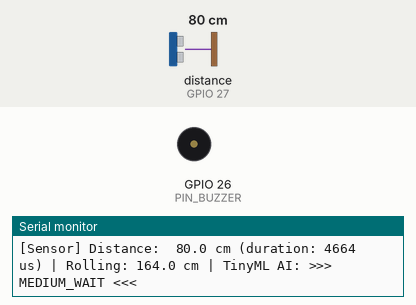
Recording of a sketch running on a simulated ESP32. Parts: buzzer (waves = sounding, pin HIGH), the last lines printed to the serial monitor. Wiring (inferred from the names in the program): ultrasonic range finder: trigger GPIO 14; echo GPIO 27. The inputs (shaded band) are chosen by the test bench; at power-on: distance to the obstacle (sensor on GPIO 27) 80 cm. The echo pulse lasts 58.3 µs per cm; pins used as bus, display or sensor lines are not drawn.

Above: at 1.9 s.
2.0 s: distance to the obstacle (sensor on GPIO 27) set to 13 cm
5.5 s: distance to the obstacle (sensor on GPIO 27) set to 10 cm
At 6.07 s:
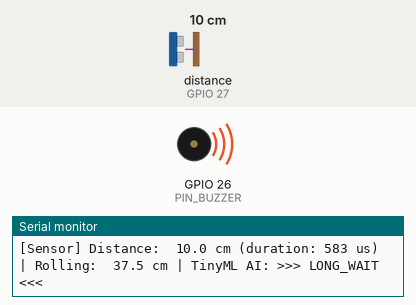
9.6 s: distance to the obstacle (sensor on GPIO 27) set to 18 cm
At 10.7 s:
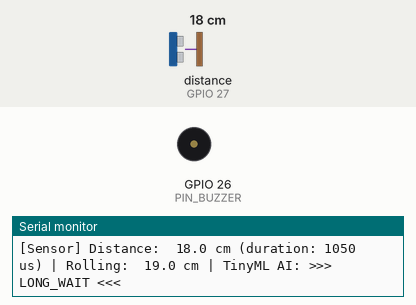
Timing chart, 0 to 12.6 s (numbered marks = the images above; inputs shaded):
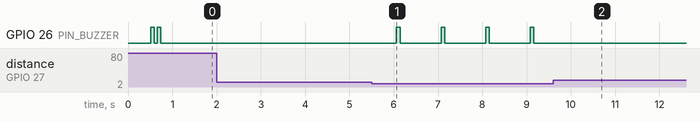

Measured:
- the behaviour switches between 12 and 11 cm on distance to the obstacle (sensor on GPIO 27) (found by bisection; images 0 and 1)
- after the input at 5.5 s, GPIO 26 (PIN_BUZZER): alternates HIGH for 0.08 s and LOW for 0.93 s, starting after 0.56 s
- after the input at 9.6 s, GPIO 26 (PIN_BUZZER): stops changing and stays LOW

The sketch:

esp32_sensor_node.ino
```cpp
/*
 ==============================================================================
 Project #190: AI-Powered Queue & Toll Enforcement Node
 Microcontroller: ESP32 DevKit V1 + HC-SR04 Ultrasonic Distance Sensor
 Feature: Embedded Edge AI (TinyML) on-chip Queue State Classification

 ALL CONNECTIONS ON THE LEFT SIDE OF ESP32:
  ESP32 V5 (5V)    --------> HC-SR04 VCC (5V)
  ESP32 GND        --------> HC-SR04 GND
  ESP32 G14        --------> HC-SR04 TRIG (GPIO 14 Output)
  ESP32 G27        --------> Voltage Divider Center (GPIO 27 Input: Safe ~3.3V)
 ==============================================================================
*/

#include <WiFi.h>
#include <HTTPClient.h>
#include "queue_tinyml_model.h"

// Set to true only when real Wi-Fi credentials are provided
// (Disabling prevents radio power spikes and reboots on USB power)
const bool ENABLE_WIFI = false;
const char* WIFI_SSID     = "YOUR_WIFI_SSID";
const char* WIFI_PASSWORD = "YOUR_WIFI_PASSWORD";
const char* WEBHOOK_URL   = "https://script.google.com/macros/s/YOUR_SCRIPT_ID/exec";

// HC-SR04 Pin Assignments: Verified Row 23 = G14 (TRIG), Row 22 = G27 (ECHO)
const int PIN_TRIG   = 14;
const int PIN_ECHO   = 27;
const int PIN_BUZZER = 26; // Warning Audio Buzzer (GPIO 26 Output)

// Telemetry & Edge AI Timing
const unsigned long SEND_INTERVAL_MS = 1000; // Measure every 1 second
unsigned long lastSendTime = 0;

// Feature Engineering on ESP32
float rollingAvgDistance = 200.0;
float prevDistance = 200.0;
const float ALPHA = 0.3; // Smoothing coefficient for Exponential Moving Average

void setup() {
  Serial.begin(115200);
  delay(500);
  Serial.println("\n==================================================");
  Serial.println("[ESP32] Initializing Edge AI Smart Queue Sensor...");
  Serial.println("[ESP32] Hardware: TRIG=G14, ECHO=G27 (Left Side)");
  Serial.println("[ESP32] TinyML Decision Tree Model: Loaded on-chip");
  Serial.println("==================================================");

  pinMode(PIN_TRIG, OUTPUT);
  pinMode(PIN_ECHO, INPUT);
  pinMode(PIN_BUZZER, OUTPUT);

  // Startup audio self-test (double chirp)
  digitalWrite(PIN_BUZZER, HIGH);
  delay(80);
  digitalWrite(PIN_BUZZER, LOW);
  delay(60);
  digitalWrite(PIN_BUZZER, HIGH);
  delay(80);
  digitalWrite(PIN_BUZZER, LOW);

  if (ENABLE_WIFI) {
    Serial.printf("[ESP32] Connecting to Wi-Fi: %s", WIFI_SSID);
    WiFi.begin(WIFI_SSID, WIFI_PASSWORD);
    int attempts = 0;
    while (WiFi.status() != WL_CONNECTED && attempts < 10) {
      delay(500);
      Serial.print(".");
      attempts++;
    }
    if (WiFi.status() == WL_CONNECTED) {
      Serial.println("\n[ESP32] Wi-Fi Connected!");
    } else {
      Serial.println("\n[ESP32] Wi-Fi offline.");
    }
  } else {
    Serial.println("[ESP32] Running in High-Speed Local Edge AI Mode (Wi-Fi Radio OFF).");
  }
}

long lastDuration = 0;

float measureDistanceCm() {
  digitalWrite(PIN_TRIG, LOW);
  delayMicroseconds(2);
  digitalWrite(PIN_TRIG, HIGH);
  delayMicroseconds(10);
  digitalWrite(PIN_TRIG, LOW);

  // 30ms timeout ~ 5 meters
  lastDuration = pulseIn(PIN_ECHO, HIGH, 30000);
  if (lastDuration == 0) {
    return 400.0; // Out of range
  }
  return (lastDuration * 0.0343) / 2.0;
}

void loop() {
  unsigned long now = millis();

  if (now - lastSendTime >= SEND_INTERVAL_MS) {
    lastSendTime = now;

    // 1. Raw Sensor Reading
    float currentDistance = measureDistanceCm();

    // 2. Feature Extraction on ESP32: Exponential Moving Average & Rate of Change
    rollingAvgDistance = (ALPHA * currentDistance) + ((1.0 - ALPHA) * rollingAvgDistance);
    float rateOfChange = currentDistance - prevDistance;
    prevDistance = currentDistance;

    // 3. Run TinyML Edge AI Inference Directly on ESP32 Chip!
    QueueState predictedState = predictQueueStateOnChip(currentDistance, rollingAvgDistance, rateOfChange);
    const char* stateName = getQueueStateName(predictedState);

    // 4. Output Inference Results over Serial
    Serial.printf("[Sensor] Distance: %5.1f cm (duration: %ld us) | Rolling: %5.1f cm | TinyML AI: >>> %s <<<\n",
                  currentDistance, lastDuration, rollingAvgDistance, stateName);

    // 5. Intelligent Audio Buzzer Alert:
    // If vehicle is in close barrier proximity (<= 12.0 cm) or STOP_BARRIER, sound intermittent alert beeps!
    if (currentDistance <= 12.0) {
      digitalWrite(PIN_BUZZER, HIGH);
      delay(80);
      digitalWrite(PIN_BUZZER, LOW);
    } else {
      digitalWrite(PIN_BUZZER, LOW);
    }
  }

  delay(20);
}
```

queue_tinyml_model.h
```cpp
/*
 * ==============================================================================
 * TinyML Edge AI Model for ESP32 (Auto-Generated)
 * Project #190: AI Queue & Toll Enforcement Node
 *
 * Runs on-chip inference directly on the ESP32 Xtensa Dual-Core CPU!
 * Features:
 *   - distance_cm: Current HC-SR04 reading
 *   - rolling_avg_cm: Exponential / rolling moving average
 *   - rate_of_change: Delta distance per measurement interval
 *
 * Classes:
 *   0 = SHORT_WAIT  (Low congestion / Fast clearance)
 *   1 = MEDIUM_WAIT (Moderate queue)
 *   2 = LONG_WAIT   (Congested / Bottleneck)
 * ==============================================================================
 */

#ifndef QUEUE_TINYML_MODEL_H
#define QUEUE_TINYML_MODEL_H

enum QueueState {
    SHORT_WAIT = 0,
    MEDIUM_WAIT = 1,
    LONG_WAIT = 2
};

inline const char* getQueueStateName(QueueState state) {
    switch (state) {
        case SHORT_WAIT:  return "SHORT_WAIT";
        case MEDIUM_WAIT: return "MEDIUM_WAIT";
        case LONG_WAIT:   return "LONG_WAIT";
        default:          return "UNKNOWN";
    }
}

// Embedded Edge AI Inference Function
inline QueueState predictQueueStateOnChip(float distance_cm, float rolling_avg_cm, float rate_of_change) {
    // Decision Tree logic compiled into branch instructions
    if (rolling_avg_cm <= 99.5f) {
        return LONG_WAIT;
    } else {
        if (rolling_avg_cm <= 230.5f) {
            return MEDIUM_WAIT;
        } else {
            return SHORT_WAIT;
        }
    }
}

#endif // QUEUE_TINYML_MODEL_H
```
